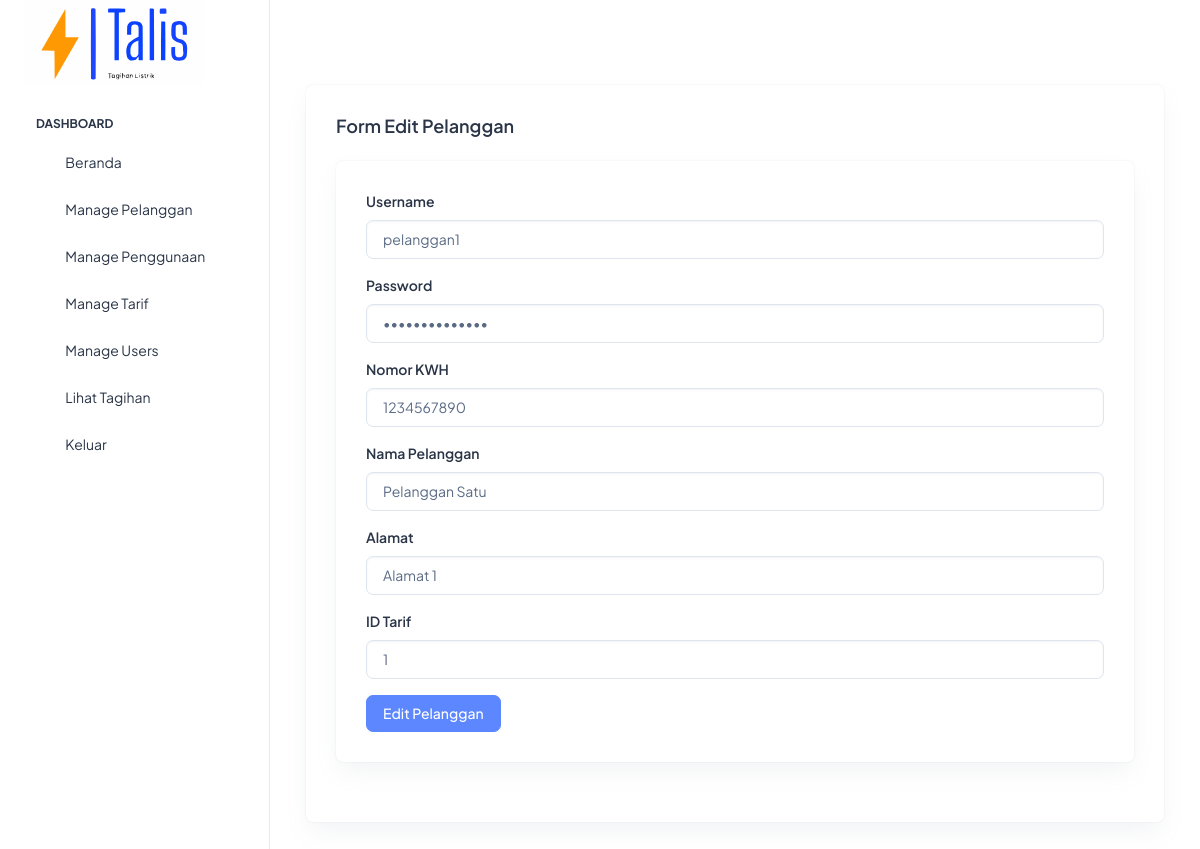
The app's page /pelanggan/update.php?id=1 (signed in) with its own data.
### tables this page shows
CREATE TABLE `pelanggan` (
  `id_pelanggan` int(11) NOT NULL,
  `username` varchar(50) DEFAULT NULL,
  `password` varchar(50) DEFAULT NULL,
  `nomor_kwh` varchar(50) DEFAULT NULL,
  `nama_pelanggan` varchar(50) DEFAULT NULL,
  `alamat` text,
  `id_tarif` int(11) DEFAULT NULL
);

### pelanggan/update.php (the view, shortened to what this page needs)
<?php
include '../config.php';
$id = $_GET['id'];
$sql = "SELECT * FROM pelanggan WHERE id_pelanggan=$id";
$result = $conn->query($sql);
$row = $result->fetch_assoc();
$sql_tarif = "SELECT id_tarif FROM tarif";
$result_tarif = $conn->query($sql_tarif);
$id_tarif_options = [];
if ($result_tarif->num_rows > 0) {
    while($row_tarif = $result_tarif->fetch_assoc()) {
        $id_tarif_options[] = $row_tarif['id_tarif'];
    }
}
?>
<!doctype html>
<html lang="en">
<head>
    <link rel="stylesheet" href="../assets/css/styles.min.css" />
</head>
<body>
    <div class="page-wrapper" id="main-wrapper" data-layout="vertical" data-navbarbg="skin6" data-sidebartype="full"
        data-sidebar-position="fixed" data-header-position="fixed">
        <aside class="left-sidebar">
            <div>
                <div class="brand-logo d-flex align-items-center justify-content-between">
                    <a href="../index.html" class="text-nowrap logo-img">
                        <img src="../assets/images/logos/dark-logo.svg" width="180" alt="" />
                    </a>
                </div>
                <nav class="sidebar-nav scroll-sidebar" data-simplebar="">
                    <ul id="sidebarnav">
                        <li class="nav-small-cap">
                            <span class="hide-menu">Dashboard</span>
                        </li>
                        <li class="sidebar-item">
                            <a class="sidebar-link" href="../index.php" aria-expanded="false">
                                <span>
                                    <i class="ti ti-layout-dashboard"></i>
                                </span>
                                <span class="hide-menu">Beranda</span>
                            </a>
                        </li>
                        <?php if ($_SESSION['id_level'] == 1) { ?>
                        <li class="sidebar-item">
                            <a class="sidebar-link" href="../pelanggan/read.php" aria-expanded="false">
                                <span>
                                    <i class="ti ti-article"></i>
                                </span>
                                <span class="hide-menu">Manage Pelanggan</span>
                            </a>
                        </li>
                        <li class="sidebar-item">
                            <a class="sidebar-link" href="../penggunaan/read.php" aria-expanded="false">
                                <span>
                                    <i class="ti ti-alert-circle"></i>
                                </span>
                                <span class="hide-menu">Manage Penggunaan</span>
                            </a>
                        </li>
                        <li class="sidebar-item">
                            <a class="sidebar-link" href="../tarif/read.php" aria-expanded="false">
                                <span>
                                    <i class="ti ti-cards"></i>
                                </span>
                                <span class="hide-menu">Manage Tarif</span>
                            </a>
                        </li>
                        <li class="sidebar-item">
                            <a class="sidebar-link" href="../users/read.php" aria-expanded="false">
                                <span>
                                    <i class="ti ti-file-description"></i>
                                </span>
                                <span class="hide-menu">Manage Users</span>
                            </a>
                        </li>
                        <?php } ?>
                        <li class="sidebar-item">
                            <a class="sidebar-link" href="../tagihan.php" aria-expanded="false">
                                <span>
                                    <i class="ti ti-typography"></i>
                                </span>
                                <span class="hide-menu">Lihat Tagihan</span>
                            </a>
                        </li>
                        <li class="sidebar-item">
                            <a class="sidebar-link" href="../logout.php" aria-expanded="false">
                                <span>
                                    <i class="ti ti-login"></i>
                                </span>
                                <span class="hide-menu">Keluar</span>
                            </a>
                        </li>
                    </ul>
                </nav>
            </div>
        </aside>
        <div class="body-wrapper">
            <div class="container-fluid">
                <div class="container-fluid">
                    <div class="card">
                        <div class="card-body">
                            <h5 class="card-title fw-semibold mb-4">Form Edit Pelanggan</h5>
                            <div class="card">
                                <div class="card-body">
                                    <form method="POST" action="">
                                        <div class="mb-3">
                                            <label for="username" class="form-label">Username</label>
                                            <input type="text" class="form-control" id="username" name="username"
                                                value="<?php echo $row['username']; ?>" required>
                                        </div>
                                        <div class="mb-3">
                                            <label for="password" class="form-label">Password</label>
                                            <input type="password" class="form-control" id="password" name="password"
                                                value="<?php echo $row['password']; ?>" required>
                                        </div>
                                        <div class="mb-3">
                                            <label for="nomor_kwh" class="form-label">Nomor KWH</label>
                                            <input type="text" class="form-control" id="nomor_kwh" name="nomor_kwh"
                                                value="<?php echo $row['nomor_kwh']; ?>" required>
                                        </div>
                                        <div class="mb-3">
                                            <label for="nama_pelanggan" class="form-label">Nama Pelanggan</label>
                                            <input type="text" class="form-control" id="nama_pelanggan"
                                                name="nama_pelanggan" value="<?php echo $row['nama_pelanggan']; ?>"
                                                required>
                                        </div>
                                        <div class="mb-3">
                                            <label for="alamat" class="form-label">Alamat</label>
                                            <input type="text" class="form-control" id="alamat" name="alamat"
                                                value="<?php echo $row['alamat']; ?>" required>
                                        </div>
                                        <div class="mb-3">
                                            <label for="id_tarif" class="form-label">ID Tarif</label>
                                            <select class="form-control" name="id_tarif" id="id_tarif" required>
                                                <?php foreach($id_tarif_options as $option) { ?>
                                                <option value="<?php echo $option; ?>"><?php echo $option; ?></option>
                                                <?php } ?>
                                            </select>
                                        </div>
                                        <button type="submit" class="btn btn-primary">Edit Pelanggan</button>
                                    </form>
                                </div>
                            </div>
                        </div>
                    </div>
                </div>
            </div>
        </div>
    </div>
</body>
</html>

### records on screen
pelanggan: username "pelanggan1", nomor_kwh "1234567890", nama_pelanggan "Pelanggan Satu", alamat "Alamat 1"

### other values on screen
form field id_tarif "1"
